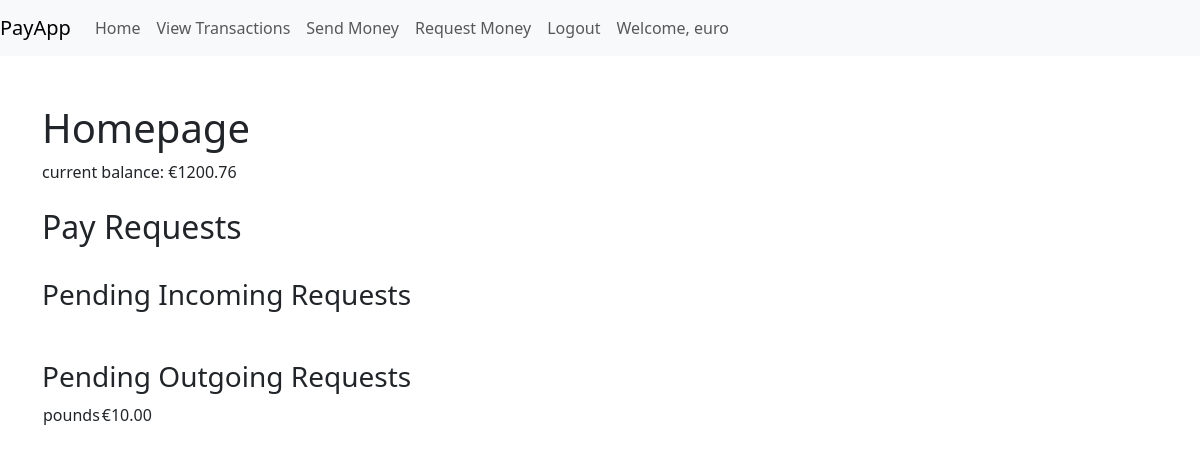
Page / (signed in) on the committed database.
### payapp/models.py (models this page shows, shortened)
class Money(models.Model):
    name = models.ForeignKey(User, on_delete=models.CASCADE)
    money = models.DecimalField(default=1000, decimal_places=2, max_digits=14)
    currency = models.CharField(max_length=1, default='£')  # £,$,€

class MoneyTransfer(models.Model):
    enter_your_username = models.CharField(max_length=50)
    enter_destination_username = models.CharField(max_length=50)
    enter_money_to_transfer = models.DecimalField(decimal_places=2, max_digits=14)
    currency = models.CharField(max_length=1, default='£')  # £,$,€

class PayRequest(MoneyTransfer):
    def __str__(self):
        details = ''
        details += f'username                   : {self.enter_your_username}\n'
        details += f'destination_username       : {self.enter_destination_username}\n'
        details += f'request_amount            : {self.currency}{self.enter_money_to_transfer}\n'
        return details

class MoneyTransfer(models.Model):
    enter_your_username = models.CharField(max_length=50)
    enter_destination_username = models.CharField(max_length=50)
    enter_money_to_transfer = models.DecimalField(decimal_places=2, max_digits=14)
    currency = models.CharField(max_length=1, default='£')  # £,$,€

### payapp/views.py (the view, shortened to what this page needs)
# urls.py: 2. Add a URL to urlpatterns:  path('', views.home, name='home')
@csrf_protect
def home(request):
    if not request.user.is_authenticated:
        return render(request, "payapp/home.html")
    user_money = Money.objects.select_related().get(name__username=request.user)
    sent_requests = PayRequest.objects.filter(enter_your_username=request.user).reverse()
    pending_requests = PayRequest.objects.filter(enter_destination_username=request.user).reverse()
    return render(request, "payapp/home.html", {'user_money': user_money, 'sent_requests': sent_requests,
                                                'pending_requests': pending_requests})

### templates/payapp/home.html (shortened to what this page needs)
{% extends 'base.html' %}
{% load crispy_forms_filters %}
{% block content %}
    <h1>Homepage</h1>
    {% if user.is_authenticated %}
        current balance: {{ user_money.currency }}{{ user_money.money|floatformat:2 }}
        <br><br>
        <h2>Pay Requests</h2>
        <br><h3>Pending Incoming Requests</h3>
        <br><h3>Pending Outgoing Requests</h3>
        <table>
            {% for request in sent_requests %}
                <tr>
                    <td>{{ request.enter_destination_username }}</td>
                    <td>{{ request.currency }}{{ request.enter_money_to_transfer|floatformat:2 }}</td>
                </tr>
            {% endfor %}
        </table>
    {% endif %}
{% endblock %}

### templates/base.html (shortened to what this page needs)
<!DOCTYPE html>
<html lang="en">
{% load crispy_forms_tags %}
<head>
    <link href="https://cdn.jsdelivr.net/npm/bootstrap@5.3.0-alpha1/dist/css/bootstrap.min.css" rel="stylesheet">
</head>
<nav class="navbar navbar-expand-lg navbar-light bg-light">
    <a class="navbar-brand" href="/home"> PayApp </a>
    <div class="collapse navbar-collapse" id="navbarText">
        <ul class="navbar-nav mr-auto">
            {% if user.is_authenticated %}
                <li class="nav-item">
                    <a class="nav-link" href="/home">Home</a>
                </li>
                <li class="nav-item">
                    <a class="nav-link" href="/transactions">View Transactions</a>
                </li>
                <li class="nav-item">
                    <a class="nav-link" href="/send_money">Send Money</a>
                </li>
                <li class="nav-item">
                    <a class="nav-link" href="/request_money">Request Money</a>
                </li>
                <li class="nav-item">
                    <a class="nav-link" href="/logout">Logout</a>
                </li>
                <li class="nav-item">
                    <a class="nav-link" href="#"> Welcome, {{user.username}} </a>
                </li>
            {% else %}
                <li class="nav-item">
                    <a class="nav-link" href="/login">Login</a>
                </li>
            {% endif %}
        </ul>
    </div>
</nav>
<body>
<div class="container py-5">
    {% block content %}
    {% endblock %}
</div>
</body>
</html>

### rows in the picture
Money: currency "€", money "1200.76"
PayRequest: enter_destination_username "pounds", currency "€", enter_money_to_transfer "10.00"

### other values in the picture
{{ user.username }} "euro"
